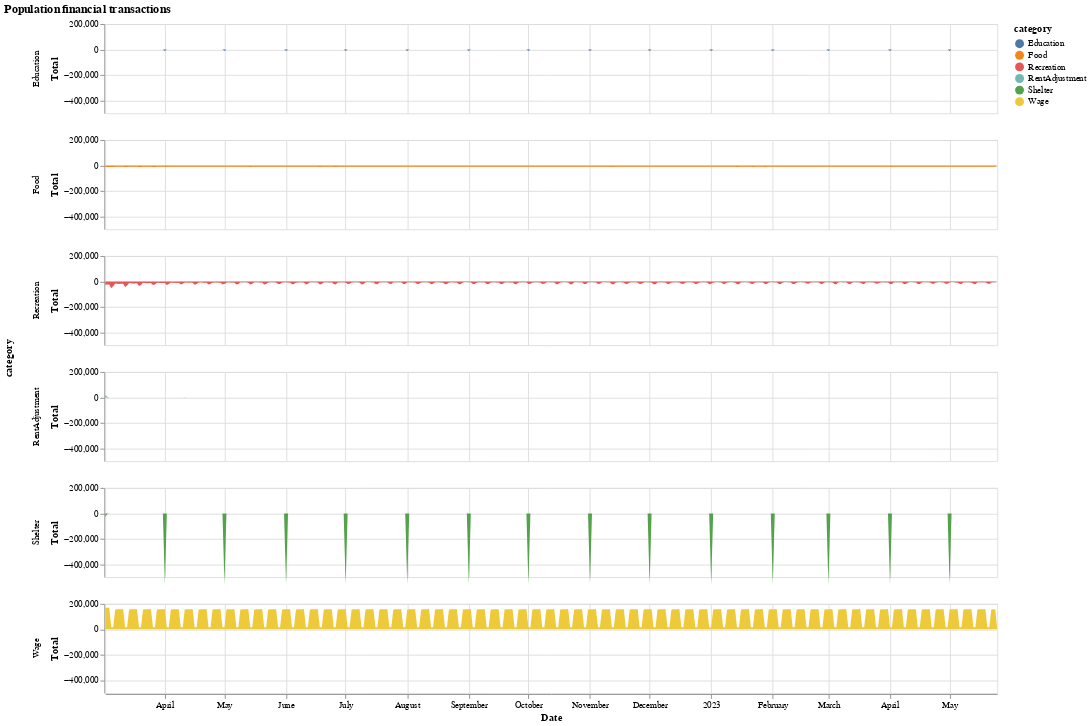

This figure's notebook cell:
### Code cell
df = spark.sql("select date(timestamp) as date, category, sum(amount) as total from financial_journal group by 1, 2 order by 1 asc, 2 asc").toPandas()
df["date"] = pd.to_datetime(df["date"])

alt.Chart(df[df["date"] > "2022-03-01"]).mark_area().encode( # Remove 2022-March-01 as it has very odd values
    y=alt.Y('total', title="Total", scale=alt.Scale(domain=[-5e5, 2e5])), 
    x=alt.X('date', title='Date'), 
    color='category',
    tooltip=['date', 'total', 'category'],
    row = 'category'
).properties(height=100, width=1000, title="Population financial transactions")

### Figure 1 — Vega-Lite specification as saved in the notebook (floating-point values rounded to 4 significant figures; data arrays with more than 128 entries replaced by an {"elided": "..."} marker saying what was removed)
{"config": {"view": {"continuousWidth": 400, "continuousHeight": 300}}, "data": {"name": "data-37af166c291a8ec8ea764a3ccf884004"}, "mark": "area", "encoding": {"color": {"field": "category", "type": "nominal"}, "row": {"field": "category", "type": "nominal"}, "tooltip": [{"field": "date", "type": "temporal"}, {"field": "total", "type": "quantitative"}, {"field": "category", "type": "nominal"}], "x": {"field": "date", "title": "Date", "type": "temporal"}, "y": {"field": "total", "scale": {"domain": [-500000.0, 200000.0]}, "title": "Total", "type": "quantitative"}}, "height": 100, "title": "Population financial transactions", "width": 1000, "$schema": "https://vega.github.io/schema/vega-lite/v4.17.0.json", "datasets": {"data-37af166c291a8ec8ea764a3ccf884004": {"elided": "1385 records"}}}
